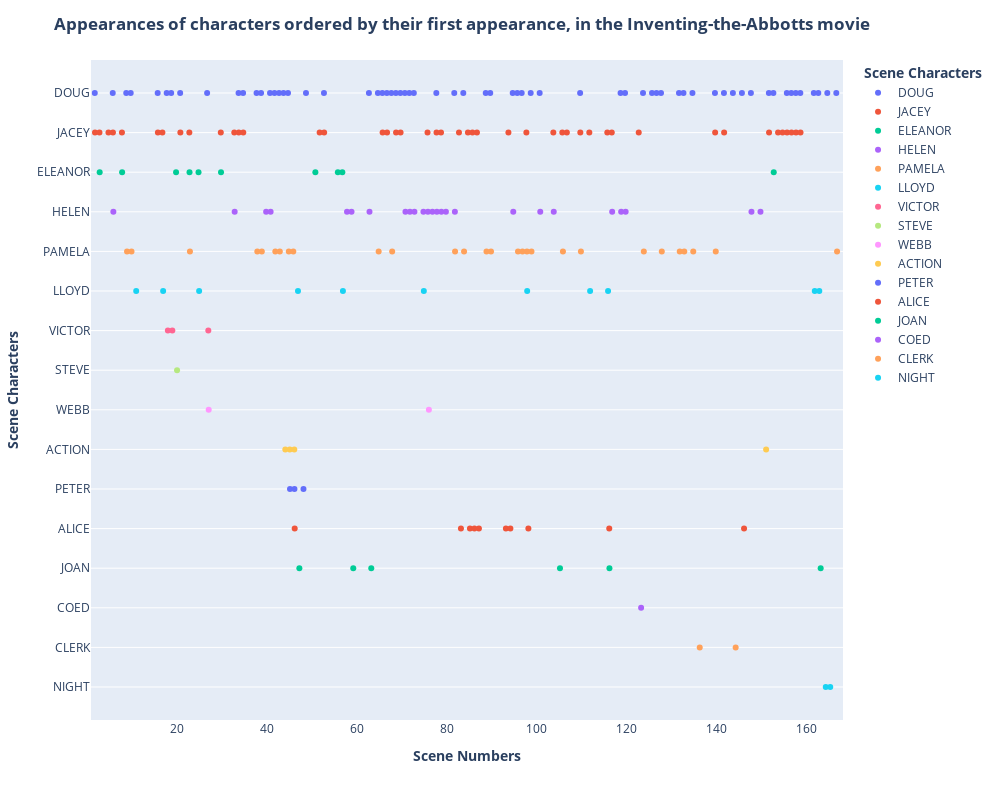

The notebook cell saved with this chart:
### Code cell
df_xter_app = dia.character_appearances(movie_characters)

### Figure 1 — Plotly figure (JSON) as saved in the notebook; plotly's stock layout.template omitted (floating-point values rounded to 4 significant figures; data arrays with more than 128 entries replaced by an {"elided": "..."} marker saying what was removed)
{"data": [{"alignmentgroup": "True", "boxpoints": "all", "customdata": {"elided": "65x2 mixed values"}, "fillcolor": "rgba(255,255,255,0)", "hoveron": "points", "hovertemplate": "<b> Scene Characters <b>=%{customdata[0]}<br>Scene Numbers=%{customdata[1]}<extra></extra>", "legendgroup": "DOUG", "line": {"color": "rgba(255,255,255,0)"}, "marker": {"color": "#636efa"}, "name": "DOUG", "offsetgroup": "DOUG", "orientation": "v", "pointpos": 0, "showlegend": true, "type": "box", "x": [2, 6, 9, 10, 16, 18, 19, 21, 27, 34, 35, 38, 39, 41, 42, 43, 44, 45, 49, 53, 63, 65, 66, 67, 68, 69, 70, 71, 72, 73, 78, 82, 84, 89, 90, 95, 96, 97, 99, 101, 110, 119, 120, 124, 126, 127, 128, 132, 133, 135, 140, 142, 144, 146, 148, 152, 153, 156, 157, 158, 159, 162, 163, 165, 167], "x0": " ", "xaxis": "x", "y": ["DOUG", "DOUG", "DOUG", "DOUG", "DOUG", "DOUG", "DOUG", "DOUG", "DOUG", "DOUG", "DOUG", "DOUG", "DOUG", "DOUG", "DOUG", "DOUG", "DOUG", "DOUG", "DOUG", "DOUG", "DOUG", "DOUG", "DOUG", "DOUG", "DOUG", "DOUG", "DOUG", "DOUG", "DOUG", "DOUG", "DOUG", "DOUG", "DOUG", "DOUG", "DOUG", "DOUG", "DOUG", "DOUG", "DOUG", "DOUG", "DOUG", "DOUG", "DOUG", "DOUG", "DOUG", "DOUG", "DOUG", "DOUG", "DOUG", "DOUG", "DOUG", "DOUG", "DOUG", "DOUG", "DOUG", "DOUG", "DOUG", "DOUG", "DOUG", "DOUG", "DOUG", "DOUG", "DOUG", "DOUG", "DOUG"], "y0": " ", "yaxis": "y"}, {"alignmentgroup": "True", "boxpoints": "all", "customdata": [["JACEY", 2], ["JACEY", 3], ["JACEY", 5], ["JACEY", 6], ["JACEY", 8], ["JACEY", 16], ["JACEY", 17], ["JACEY", 21], ["JACEY", 23], ["JACEY", 30], ["JACEY", 33], ["JACEY", 34], ["JACEY", 35], ["JACEY", 52], ["JACEY", 53], ["JACEY", 66], ["JACEY", 67], ["JACEY", 69], ["JACEY", 70], ["JACEY", 76], ["JACEY", 78], ["JACEY", 79], ["JACEY", 83], ["JACEY", 85], ["JACEY", 86], ["JACEY", 87], ["JACEY", 94], ["JACEY", 98], ["JACEY", 104], ["JACEY", 106], ["JACEY", 107], ["JACEY", 110], ["JACEY", 112], ["JACEY", 116], ["JACEY", 117], ["JACEY", 123], ["JACEY", 140], ["JACEY", 142], ["JACEY", 152], ["JACEY", 154], ["JACEY", 155], ["JACEY", 156], ["JACEY", 157], ["JACEY", 158], ["JACEY", 159]], "fillcolor": "rgba(255,255,255,0)", "hoveron": "points", "hovertemplate": "<b> Scene Characters <b>=%{customdata[0]}<br>Scene Numbers=%{customdata[1]}<extra></extra>", "legendgroup": "JACEY", "line": {"color": "rgba(255,255,255,0)"}, "marker": {"color": "#EF553B"}, "name": "JACEY", "offsetgroup": "JACEY", "orientation": "v", "pointpos": 0, "showlegend": true, "type": "box", "x": [2, 3, 5, 6, 8, 16, 17, 21, 23, 30, 33, 34, 35, 52, 53, 66, 67, 69, 70, 76, 78, 79, 83, 85, 86, 87, 94, 98, 104, 106, 107, 110, 112, 116, 117, 123, 140, 142, 152, 154, 155, 156, 157, 158, 159], "x0": " ", "xaxis": "x", "y": ["JACEY", "JACEY", "JACEY", "JACEY", "JACEY", "JACEY", "JACEY", "JACEY", "JACEY", "JACEY", "JACEY", "JACEY", "JACEY", "JACEY", "JACEY", "JACEY", "JACEY", "JACEY", "JACEY", "JACEY", "JACEY", "JACEY", "JACEY", "JACEY", "JACEY", "JACEY", "JACEY", "JACEY", "JACEY", "JACEY", "JACEY", "JACEY", "JACEY", "JACEY", "JACEY", "JACEY", "JACEY", "JACEY", "JACEY", "JACEY", "JACEY", "JACEY", "JACEY", "JACEY", "JACEY"], "y0": " ", "yaxis": "y"}, {"alignmentgroup": "True", "boxpoints": "all", "customdata": [["ELEANOR", 3], ["ELEANOR", 8], ["ELEANOR", 20], ["ELEANOR", 23], ["ELEANOR", 25], ["ELEANOR", 30], ["ELEANOR", 51], ["ELEANOR", 56], ["ELEANOR", 57], ["ELEANOR", 153]], "fillcolor": "rgba(255,255,255,0)", "hoveron": "points", "hovertemplate": "<b> Scene Characters <b>=%{customdata[0]}<br>Scene Numbers=%{customdata[1]}<extra></extra>", "legendgroup": "ELEANOR", "line": {"color": "rgba(255,255,255,0)"}, "marker": {"color": "#00cc96"}, "name": "ELEANOR", "offsetgroup": "ELEANOR", "orientation": "v", "pointpos": 0, "showlegend": true, "type": "box", "x": [3, 8, 20, 23, 25, 30, 51, 56, 57, 153], "x0": " ", "xaxis": "x", "y": ["ELEANOR", "ELEANOR", "ELEANOR", "ELEANOR", "ELEANOR", "ELEANOR", "ELEANOR", "ELEANOR", "ELEANOR", "ELEANOR"], "y0": " ", "yaxis": "y"}, {"alignmentgroup": "True", "boxpoints": "all", "customdata": [["HELEN", 6], ["HELEN", 33], ["HELEN", 40], ["HELEN", 41], ["HELEN", 58], ["HELEN", 59], ["HELEN", 63], ["HELEN", 71], ["HELEN", 72], ["HELEN", 73], ["HELEN", 75], ["HELEN", 76], ["HELEN", 77], ["HELEN", 78], ["HELEN", 79], ["HELEN", 80], ["HELEN", 82], ["HELEN", 95], ["HELEN", 101], ["HELEN", 104], ["HELEN", 117], ["HELEN", 119], ["HELEN", 120], ["HELEN", 148], ["HELEN", 150]], "fillcolor": "rgba(255,255,255,0)", "hoveron": "points", "hovertemplate": "<b> Scene Characters <b>=%{customdata[0]}<br>Scene Numbers=%{customdata[1]}<extra></extra>", "legendgroup": "HELEN", "line": {"color": "rgba(255,255,255,0)"}, "marker": {"color": "#ab63fa"}, "name": "HELEN", "offsetgroup": "HELEN", "orientation": "v", "pointpos": 0, "showlegend": true, "type": "box", "x": [6, 33, 40, 41, 58, 59, 63, 71, 72, 73, 75, 76, 77, 78, 79, 80, 82, 95, 101, 104, 117, 119, 120, 148, 150], "x0": " ", "xaxis": "x", "y": ["HELEN", "HELEN", "HELEN", "HELEN", "HELEN", "HELEN", "HELEN", "HELEN", "HELEN", "HELEN", "HELEN", "HELEN", "HELEN", "HELEN", "HELEN", "HELEN", "HELEN", "HELEN", "HELEN", "HELEN", "HELEN", "HELEN", "HELEN", "HELEN", "HELEN"], "y0": " ", "yaxis": "y"}, {"alignmentgroup": "True", "boxpoints": "all", "customdata": [["PAMELA", 9], ["PAMELA", 10], ["PAMELA", 23], ["PAMELA", 38], ["PAMELA", 39], ["PAMELA", 42], ["PAMELA", 43], ["PAMELA", 45], ["PAMELA", 46], ["PAMELA", 65], ["PAMELA", 68], ["PAMELA", 82], ["PAMELA", 84], ["PAMELA", 89], ["PAMELA", 90], ["PAMELA", 96], ["PAMELA", 97], ["PAMELA", 98], ["PAMELA", 99], ["PAMELA", 106], ["PAMELA", 110], ["PAMELA", 124], ["PAMELA", 128], ["PAMELA", 132], ["PAMELA", 133], ["PAMELA", 135], ["PAMELA", 140], ["PAMELA", 167]], "fillcolor": "rgba(255,255,255,0)", "hoveron": "points", "hovertemplate": "<b> Scene Characters <b>=%{customdata[0]}<br>Scene Numbers=%{customdata[1]}<extra></extra>", "legendgroup": "PAMELA", "line": {"color": "rgba(255,255,255,0)"}, "marker": {"color": "#FFA15A"}, "name": "PAMELA", "offsetgroup": "PAMELA", "orientation": "v", "pointpos": 0, "showlegend": true, "type": "box", "x": [9, 10, 23, 38, 39, 42, 43, 45, 46, 65, 68, 82, 84, 89, 90, 96, 97, 98, 99, 106, 110, 124, 128, 132, 133, 135, 140, 167], "x0": " ", "xaxis": "x", "y": ["PAMELA", "PAMELA", "PAMELA", "PAMELA", "PAMELA", "PAMELA", "PAMELA", "PAMELA", "PAMELA", "PAMELA", "PAMELA", "PAMELA", "PAMELA", "PAMELA", "PAMELA", "PAMELA", "PAMELA", "PAMELA", "PAMELA", "PAMELA", "PAMELA", "PAMELA", "PAMELA", "PAMELA", "PAMELA", "PAMELA", "PAMELA", "PAMELA"], "y0": " ", "yaxis": "y"}, {"alignmentgroup": "True", "boxpoints": "all", "customdata": [["LLOYD", 11], ["LLOYD", 17], ["LLOYD", 25], ["LLOYD", 47], ["LLOYD", 57], ["LLOYD", 75], ["LLOYD", 98], ["LLOYD", 112], ["LLOYD", 116], ["LLOYD", 162], ["LLOYD", 163]], "fillcolor": "rgba(255,255,255,0)", "hoveron": "points", "hovertemplate": "<b> Scene Characters <b>=%{customdata[0]}<br>Scene Numbers=%{customdata[1]}<extra></extra>", "legendgroup": "LLOYD", "line": {"color": "rgba(255,255,255,0)"}, "marker": {"color": "#19d3f3"}, "name": "LLOYD", "offsetgroup": "LLOYD", "orientation": "v", "pointpos": 0, "showlegend": true, "type": "box", "x": [11, 17, 25, 47, 57, 75, 98, 112, 116, 162, 163], "x0": " ", "xaxis": "x", "y": ["LLOYD", "LLOYD", "LLOYD", "LLOYD", "LLOYD", "LLOYD", "LLOYD", "LLOYD", "LLOYD", "LLOYD", "LLOYD"], "y0": " ", "yaxis": "y"}, {"alignmentgroup": "True", "boxpoints": "all", "customdata": [["VICTOR", 18], ["VICTOR", 19], ["VICTOR", 27]], "fillcolor": "rgba(255,255,255,0)", "hoveron": "points", "hovertemplate": "<b> Scene Characters <b>=%{customdata[0]}<br>Scene Numbers=%{customdata[1]}<extra></extra>", "legendgroup": "VICTOR", "line": {"color": "rgba(255,255,255,0)"}, "marker": {"color": "#FF6692"}, "name": "VICTOR", "offsetgroup": "VICTOR", "orientation": "v", "pointpos": 0, "showlegend": true, "type": "box", "x": [18, 19, 27], "x0": " ", "xaxis": "x", "y": ["VICTOR", "VICTOR", "VICTOR"], "y0": " ", "yaxis": "y"}, {"alignmentgroup": "True", "boxpoints": "all", "customdata": [["STEVE", 20]], "fillcolor": "rgba(255,255,255,0)", "hoveron": "points", "hovertemplate": "<b> Scene Characters <b>=%{customdata[0]}<br>Scene Numbers=%{customdata[1]}<extra></extra>", "legendgroup": "STEVE", "line": {"color": "rgba(255,255,255,0)"}, "marker": {"color": "#B6E880"}, "name": "STEVE", "offsetgroup": "STEVE", "orientation": "v", "pointpos": 0, "showlegend": true, "type": "box", "x": [20], "x0": " ", "xaxis": "x", "y": ["STEVE"], "y0": " ", "yaxis": "y"}, {"alignmentgroup": "True", "boxpoints": "all", "customdata": [["WEBB", 27], ["WEBB", 76]], "fillcolor": "rgba(255,255,255,0)", "hoveron": "points", "hovertemplate": "<b> Scene Characters <b>=%{customdata[0]}<br>Scene Numbers=%{customdata[1]}<extra></extra>", "legendgroup": "WEBB", "line": {"color": "rgba(255,255,255,0)"}, "marker": {"color": "#FF97FF"}, "name": "WEBB", "offsetgroup": "WEBB", "orientation": "v", "pointpos": 0, "showlegend": true, "type": "box", "x": [27, 76], "x0": " ", "xaxis": "x", "y": ["WEBB", "WEBB"], "y0": " ", "yaxis": "y"}, {"alignmentgroup": "True", "boxpoints": "all", "customdata": [["ACTION", 44], ["ACTION", 45], ["ACTION", 46], ["ACTION", 151]], "fillcolor": "rgba(255,255,255,0)", "hoveron": "points", "hovertemplate": "<b> Scene Characters <b>=%{customdata[0]}<br>Scene Numbers=%{customdata[1]}<extra></extra>", "legendgroup": "ACTION", "line": {"color": "rgba(255,255,255,0)"}, "marker": {"color": "#FECB52"}, "name": "ACTION", "offsetgroup": "ACTION", "orientation": "v", "pointpos": 0, "showlegend": true, "type": "box", "x": [44, 45, 46, 151], "x0": " ", "xaxis": "x", "y": ["ACTION", "ACTION", "ACTION", "ACTION"], "y0": " ", "yaxis": "y"}, {"alignmentgroup": "True", "boxpoints": "all", "customdata": [["PETER", 45], ["PETER", 46], ["PETER", 48]], "fillcolor": "rgba(255,255,255,0)", "hoveron": "points", "hovertemplate": "<b> Scene Characters <b>=%{customdata[0]}<br>Scene Numbers=%{customdata[1]}<extra></extra>", "legendgroup": "PETER", "line": {"color": "rgba(255,255,255,0)"}, "marker": {"color": "#636efa"}, "name": "PETER", "offsetgroup": "PETER", "orientation": "v", "pointpos": 0, "showlegend": true, "type": "box", "x": [45, 46, 48], "x0": " ", "xaxis": "x", "y": ["PETER", "PETER", "PETER"], "y0": " ", "yaxis": "y"}, {"alignmentgroup": "True", "boxpoints": "all", "customdata": [["ALICE", 46], ["ALICE", 83], ["ALICE", 85], ["ALICE", 86], ["ALICE", 87], ["ALICE", 93], ["ALICE", 94], ["ALICE", 98], ["ALICE", 116], ["ALICE", 146]], "fillcolor": "rgba(255,255,255,0)", "hoveron": "points", "hovertemplate": "<b> Scene Characters <b>=%{customdata[0]}<br>Scene Numbers=%{customdata[1]}<extra></extra>", "legendgroup": "ALICE", "line": {"color": "rgba(255,255,255,0)"}, "marker": {"color": "#EF553B"}, "name": "ALICE", "offsetgroup": "ALICE", "orientation": "v", "pointpos": 0, "showlegend": true, "type": "box", "x": [46, 83, 85, 86, 87, 93, 94, 98, 116, 146], "x0": " ", "xaxis": "x", "y": ["ALICE", "ALICE", "ALICE", "ALICE", "ALICE", "ALICE", "ALICE", "ALICE", "ALICE", "ALICE"], "y0": " ", "yaxis": "y"}, {"alignmentgroup": "True", "boxpoints": "all", "customdata": [["JOAN", 47], ["JOAN", 59], ["JOAN", 63], ["JOAN", 105], ["JOAN", 116], ["JOAN", 163]], "fillcolor": "rgba(255,255,255,0)", "hoveron": "points", "hovertemplate": "<b> Scene Characters <b>=%{customdata[0]}<br>Scene Numbers=%{customdata[1]}<extra></extra>", "legendgroup": "JOAN", "line": {"color": "rgba(255,255,255,0)"}, "marker": {"color": "#00cc96"}, "name": "JOAN", "offsetgroup": "JOAN", "orientation": "v", "pointpos": 0, "showlegend": true, "type": "box", "x": [47, 59, 63, 105, 116, 163], "x0": " ", "xaxis": "x", "y": ["JOAN", "JOAN", "JOAN", "JOAN", "JOAN", "JOAN"], "y0": " ", "yaxis": "y"}, {"alignmentgroup": "True", "boxpoints": "all", "customdata": [["COED", 123]], "fillcolor": "rgba(255,255,255,0)", "hoveron": "points", "hovertemplate": "<b> Scene Characters <b>=%{customdata[0]}<br>Scene Numbers=%{customdata[1]}<extra></extra>", "legendgroup": "COED", "line": {"color": "rgba(255,255,255,0)"}, "marker": {"color": "#ab63fa"}, "name": "COED", "offsetgroup": "COED", "orientation": "v", "pointpos": 0, "showlegend": true, "type": "box", "x": [123], "x0": " ", "xaxis": "x", "y": ["COED"], "y0": " ", "yaxis": "y"}, {"alignmentgroup": "True", "boxpoints": "all", "customdata": [["CLERK", 136], ["CLERK", 144]], "fillcolor": "rgba(255,255,255,0)", "hoveron": "points", "hovertemplate": "<b> Scene Characters <b>=%{customdata[0]}<br>Scene Numbers=%{customdata[1]}<extra></extra>", "legendgroup": "CLERK", "line": {"color": "rgba(255,255,255,0)"}, "marker": {"color": "#FFA15A"}, "name": "CLERK", "offsetgroup": "CLERK", "orientation": "v", "pointpos": 0, "showlegend": true, "type": "box", "x": [136, 144], "x0": " ", "xaxis": "x", "y": ["CLERK", "CLERK"], "y0": " ", "yaxis": "y"}, {"alignmentgroup": "True", "boxpoints": "all", "customdata": [["NIGHT", 164], ["NIGHT", 165]], "fillcolor": "rgba(255,255,255,0)", "hoveron": "points", "hovertemplate": "<b> Scene Characters <b>=%{customdata[0]}<br>Scene Numbers=%{customdata[1]}<extra></extra>", "legendgroup": "NIGHT", "line": {"color": "rgba(255,255,255,0)"}, "marker": {"color": "#19d3f3"}, "name": "NIGHT", "offsetgroup": "NIGHT", "orientation": "v", "pointpos": 0, "showlegend": true, "type": "box", "x": [164, 165], "x0": " ", "xaxis": "x", "y": ["NIGHT", "NIGHT"], "y0": " ", "yaxis": "y"}], "layout": {"boxmode": "group", "height": 800, "legend": {"title": {"text": "<b> Scene Characters <b>"}, "tracegroupgap": 0}, "margin": {"t": 60}, "title": {"text": "<b> Appearances of characters ordered by their first appearance, in the Inventing-the-Abbotts movie <b>"}, "width": 1000, "xaxis": {"anchor": "y", "domain": [0, 1], "title": {"text": "<b> Scene Numbers <b>"}}, "yaxis": {"anchor": "x", "categoryarray": ["NIGHT", "CLERK", "COED", "JOAN", "ALICE", "PETER", "ACTION", "WEBB", "STEVE", "VICTOR", "LLOYD", "PAMELA", "HELEN", "ELEANOR", "JACEY", "DOUG"], "categoryorder": "array", "domain": [0, 1], "title": {"text": "<b> Scene Characters <b>"}}}}
